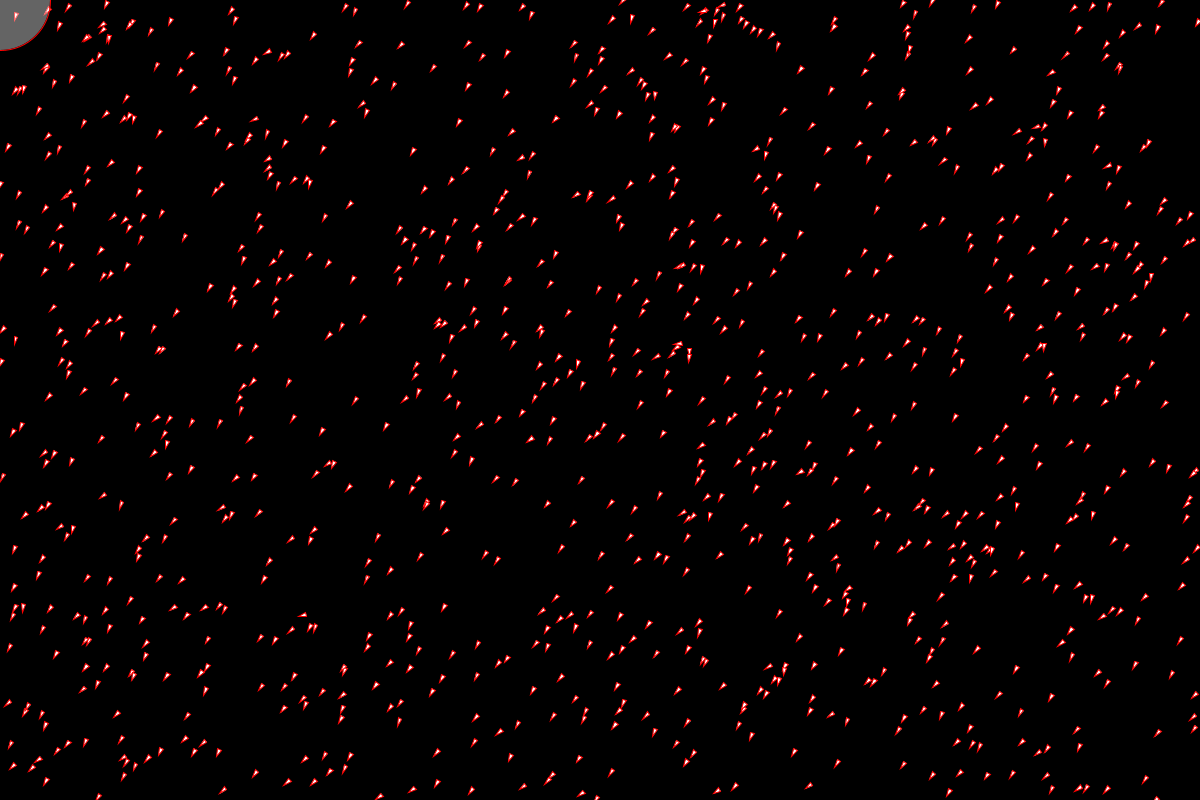
Frame 1 (no input)
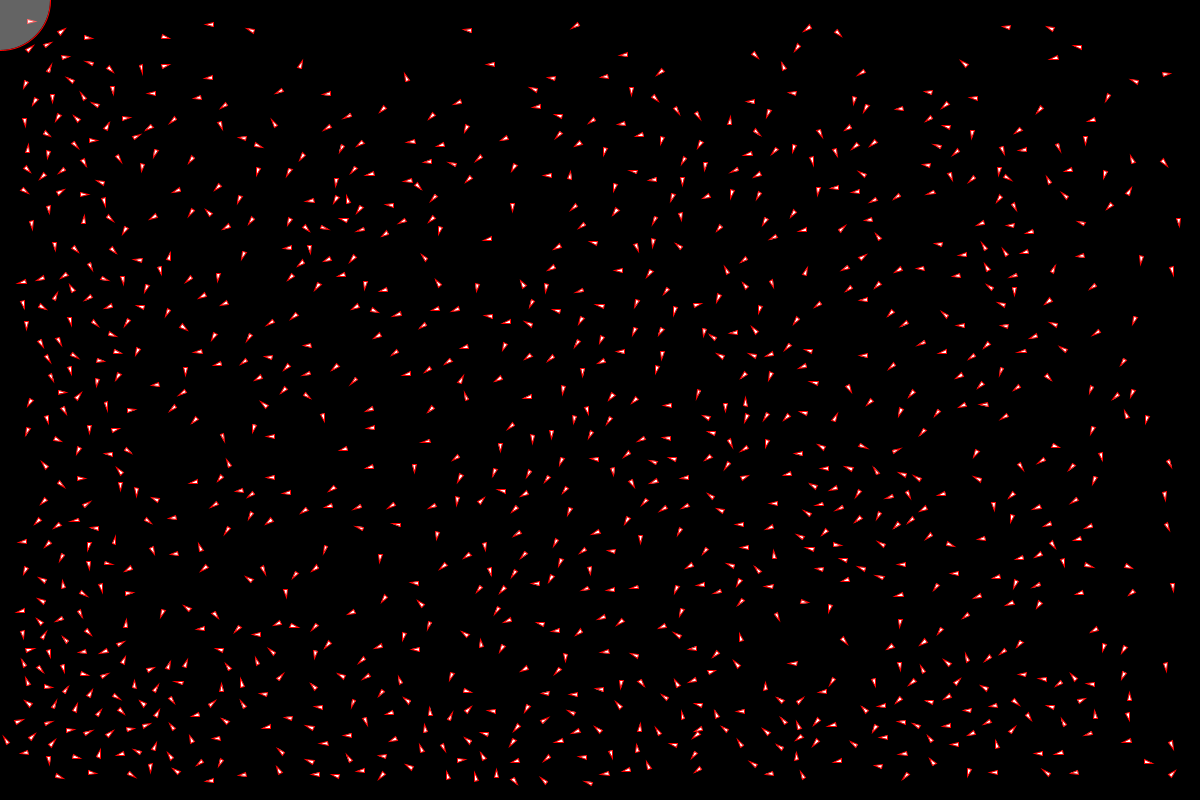
Frame 60 (the mouse pressed at the canvas centre just before this capture)
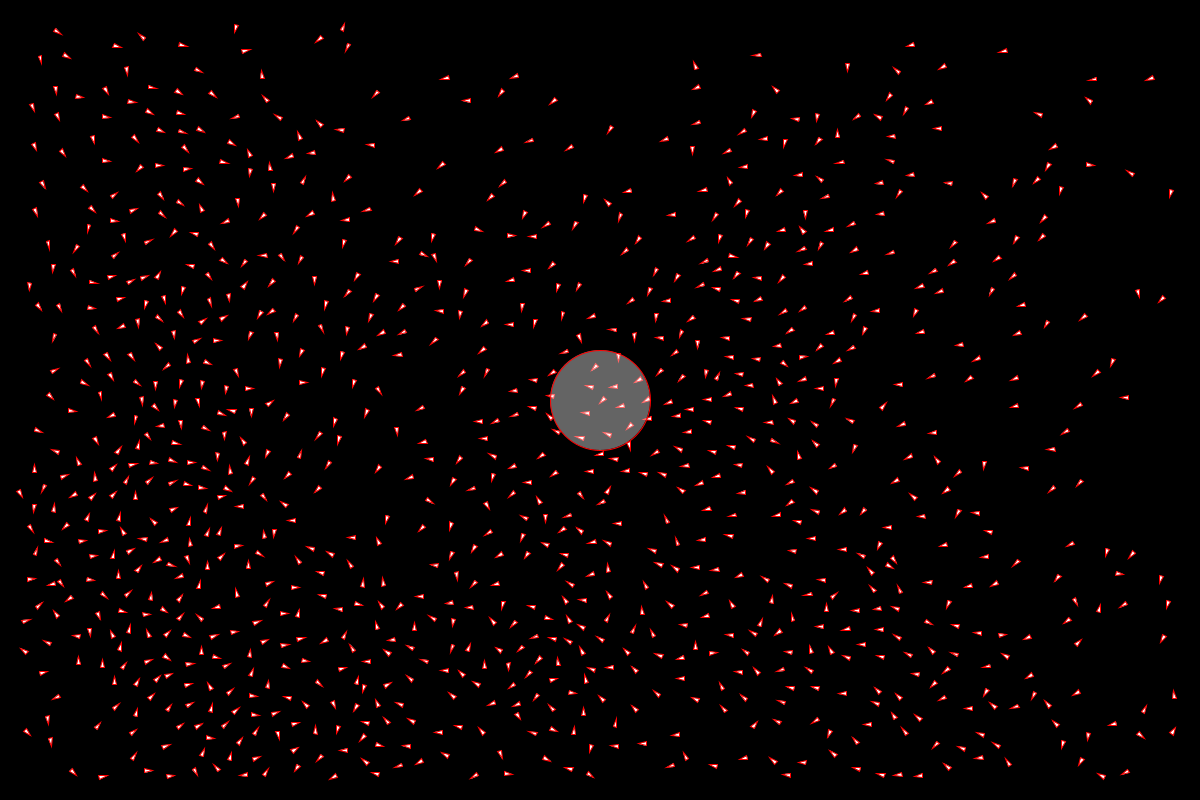
Frame 120 (the mouse held since frame 60 and released just before this capture)

The Processing sketch that drew these frames (run headless with seeded random() and noise(); from frame 60 on, the mouse is pressed at the canvas centre):

// Processing sketch: MultipleDesires
// ── MultipleDesires.pde
ArrayList<Vehicle> vs;
final int NUM_VEHICLES = 1000;

void setup() {
  size(1200, 800);
  vs = new ArrayList<Vehicle>();
  
  for(int i = 0; i < NUM_VEHICLES; i++)
    vs.add(new Vehicle(random(0, width), random(0, height)));
}

void draw() {
  background(0);
  PVector mousePos = new PVector(mouseX, mouseY);
  
  for(int i = 0; i < vs.size(); i++){
    Vehicle v = vs.get(i);
    for(int j = 0; j < vs.size(); j++) {
      if(i != j){
        Vehicle other = vs.get(j);
        v.spread(other);
      }
    }
    v.arrive(mousePos);
    v.redirect();
    v.update();
    v.display();
  }
  
  fill(255, 100);
  ellipse(mousePos.x, mousePos.y, 100, 100);
}

// ── Vehicle.pde
class Vehicle {
  PVector position;
  PVector velocity;
  PVector acceleration;
  float r;
  float maxSpeed;
  float maxRedirectForce;
  float maxArriveForce;
  float maxSpreadForce;
  
  Vehicle(float x, float y) {
    this.position = new PVector(x, y);
    this.velocity = new PVector(random(-1, -2), random(1, 2));
    this.acceleration = new PVector(0, 0);
    
    this.r = 2;
    
    this.maxSpeed = 4;
    this.maxRedirectForce = 0.3;
    this.maxArriveForce = 0.01;
    this.maxSpreadForce = 0.3;
  }
  
  void update() {
    this.velocity.add(this.acceleration);
    this.velocity.limit(this.maxSpeed);
    
    this.position.add(this.velocity);
    
    this.acceleration.mult(0);
  }
  
  void applyForce(PVector force) {
    this.acceleration.add(force);
  }
  
  void arrive(PVector target) {
    PVector desire = PVector.sub(target, this.position);
    float distance = desire.mag();
    float speed = this.maxSpeed;
    
    //Desacelerando conforme se aproxima do alvo
    if(distance < 100)
      speed = map(distance, 0, 100, 0, this.maxSpeed);
    
    
    desire.setMag(speed);
    
    PVector steer = PVector.sub(desire, this.velocity);
    steer.limit(this.maxArriveForce);
    
    this.applyForce(steer);
  }
  
  void redirect() {
    if(this.position.x <= 25) {
      PVector desire = new PVector(this.maxSpeed, this.velocity.y);
      PVector steer = PVector.sub(desire, this.velocity);
      steer.limit(maxRedirectForce);
      
      this.applyForce(steer);
    }
    if(this.position.x >= width - 25) {
      PVector desire = new PVector(-this.maxSpeed, this.velocity.y);
      PVector steer = PVector.sub(desire, this.velocity);
      steer.limit(maxRedirectForce);
      
      this.applyForce(steer);
    }
    if(this.position.y <= 25) {
      PVector desire = new PVector(this.velocity.x, this.maxSpeed);
      PVector steer = PVector.sub(desire, this.velocity);
      steer.limit(maxRedirectForce);
      
      this.applyForce(steer);
    }
    if(this.position.y >= height - 25) {
      PVector desire = new PVector(this.velocity.x, -this.maxSpeed);
      PVector steer = PVector.sub(desire, this.velocity);
      steer.limit(maxRedirectForce);
      
      this.applyForce(steer);
    }
  }
  
  void spread(Vehicle other) {
    PVector unwanted = PVector.sub(other.position, this.position);
    float distance = unwanted.mag();
    
    if(distance < this.r * 10) {
      unwanted.setMag(-this.maxSpeed);
      
      PVector steer = PVector.sub(unwanted, this.velocity);
      steer.limit(this.maxSpreadForce);
      
      this.applyForce(steer);
    }
  }
  
  void display() {
    float theta = this.velocity.heading() + PI/2;
    fill(255);
    stroke(255, 0, 0);
    strokeWeight(1);
    
    pushMatrix();
    translate(this.position.x, this.position.y);
    rotate(theta);
    beginShape();
    vertex(0, -this.r*2);
    vertex(-this.r, this.r*2);
    vertex(this.r, this.r*2);
    endShape(CLOSE);
    popMatrix();
  }
}
